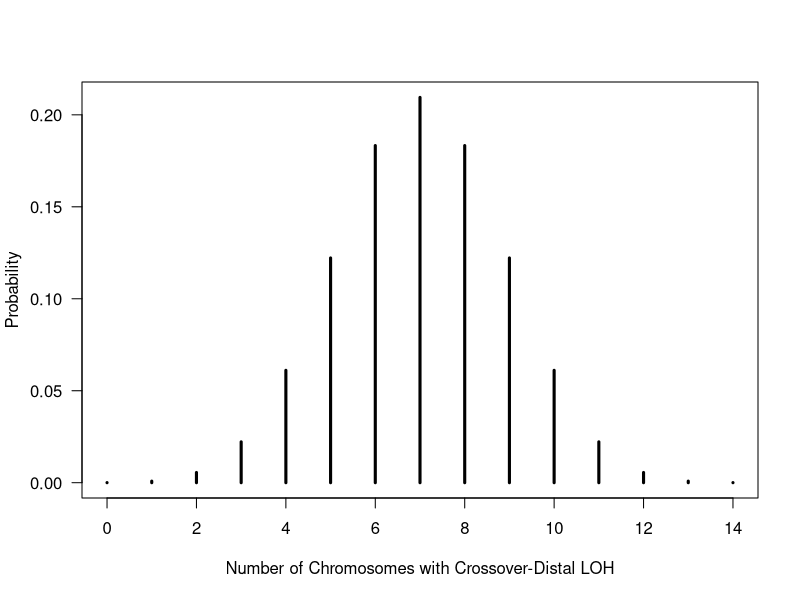
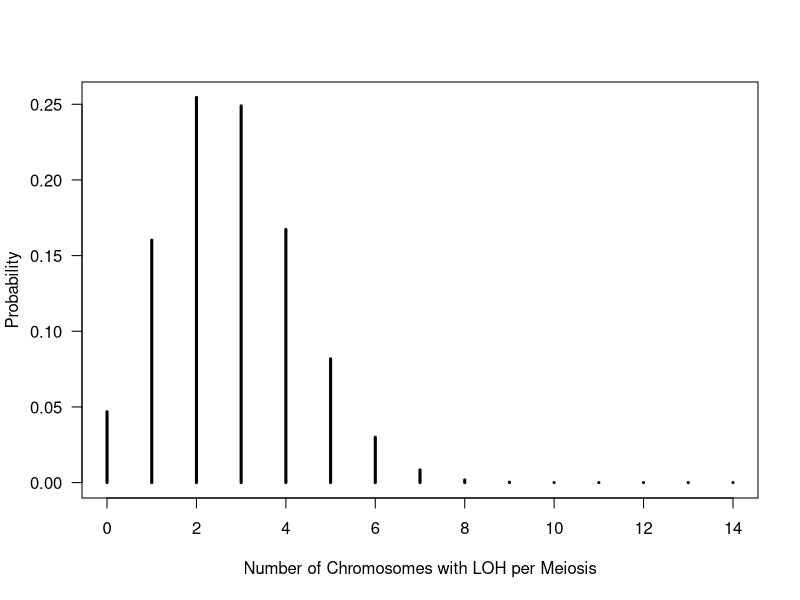
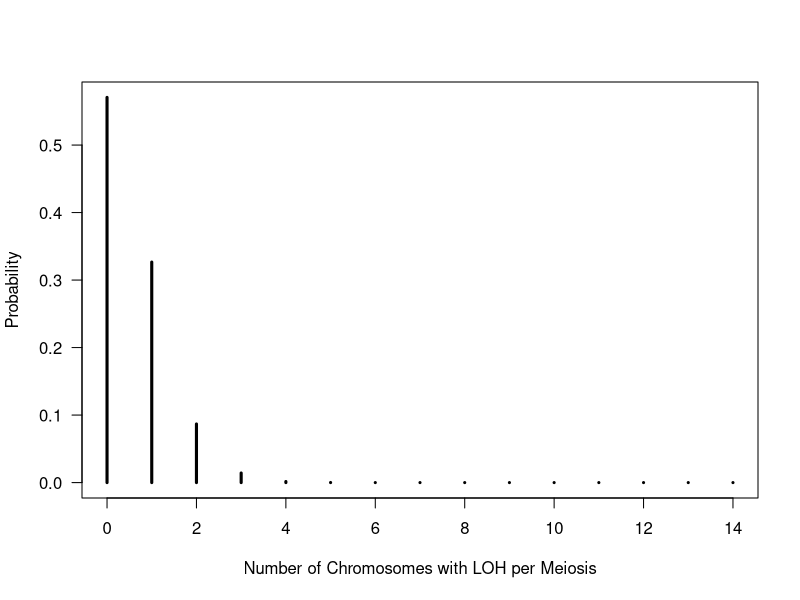
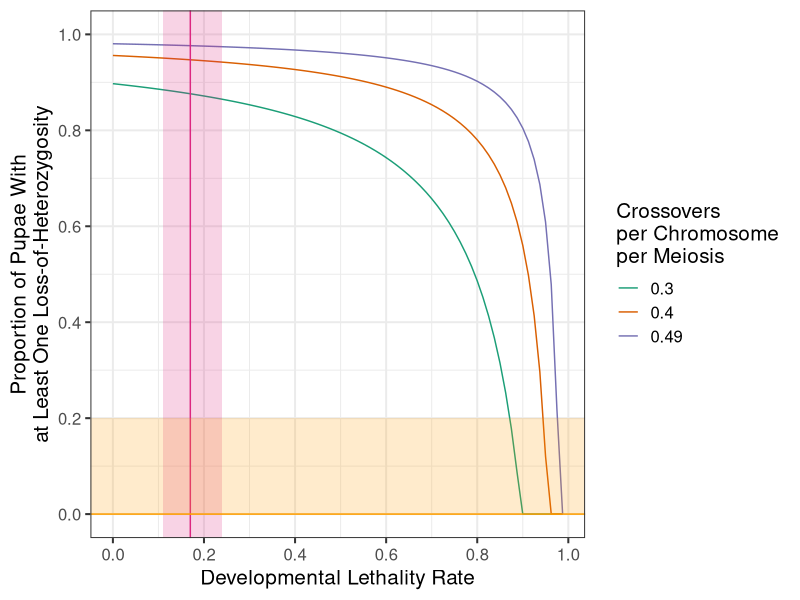

Generate these figures, in order, with R: (Note: this script raises an error after producing the figures.)
# This script uses binomial models to understand the number of chromosomes expected to incur segmental LOH
# and the proportion of offspring expected to bear segmental LOH not found in their mother

# In later sections we explore how developmental mortality of individuals bearing segmental LOH
# and co-segregation of recombined chromatids can influence rates of LOH.
# Based on these models, we identify the values of each of these parameters that would be required
# to explain the extent of heterozygosity maintenance observed in our study.

library(dplyr)
library(ggplot2)

########################################  
###                                  ###
##                                    ##
#       Simple Binomial PMF Plots      #
##                                    ##
###                                  ###  
########################################

# First, we plot Binomial Probability Mass Functions (PMFs) to illustrate the expected 
# number of chromosomes bearing CO-induced LOH assuming a single CO per chromosome, 
# independent assortment, and random segregation

# O. biroi has 14 chromosomes. Per generation, anywhere between zero and 14 chromosomes can
# incur segmental loss of heterozygosity
Chromosomes=0:14
# Set up the PDF file to hold the PMF plot
pdf("RplotBinomPMFnumchromsLOH.pdf",width = 5,height = 3)
# Plot the binomial PMF using "dbinom()", with 14 "trials", and Mendelian segregation (probability=0.5)
plot(Chromosomes,dbinom(Chromosomes, size=14, prob=.5),type='h',lwd=3,xlab = "Number of Chromosomes with Crossover-Distal LOH", ylab = "Probability", las=1)
# Close the pdf file
dev.off()
# Determine the probability that at least one segmental LOH occurs
sum(dbinom(1:14,size=14,prob=(.5*(5.5/14))))

# Later in the paper, we repeat these steps, assuming fewer crossovers per meiosis 
# (our empirically-observed number--5.5--which is likely to be an underestimate)

# Set up the PDF file to hold the PMF plot
pdf("RplotBinomPMFnumchromsLOH_5.5co_0.5LOH.pdf",width = 5,height = 3)
# Plot the binomial PMF using "dbinom()", with 14 "trials", and Mendelian segregation (probability=0.5)
plot(Chromosomes,dbinom(Chromosomes, size=14, prob=(.5*(5.5/14))),type='h',lwd=3,xlab = "Number of Chromosomes with LOH per Meiosis", ylab = "Probability", las=1)
# Close the pdf file
dev.off()
# Determine the probability that at least one segmental LOH occurs
sum(dbinom(1:14,size=14,prob=(.5*(5.5/14))))
sum(Chromosomes * dbinom(Chromosomes,size=14,prob=(.5*(5.5/14))))

# Then, using the same number of crossovers per meiosis (5.5), we substitute a 
# different rate at which segmental LOH occurs following a crossover. Under Mendelian segregation, this would be 0.5
# as used above. But under co-segregation of reciprocally recombined crossover products,
# this number could be lower. Here we use a 0.1 probability of segmental LOH following a crossover,
# which would be the case if the co-segregation probability was 0.9.

# Set up the PDF file to hold the PMF plot
pdf("RplotBinomPMFnumchromsLOH_5.5co_0.1LOH.pdf",width = 5,height = 3)
# Plot the binomial PMF using "dbinom()", with 14 "trials", and Mendelian segregation (probability=0.5)
plot(Chromosomes,dbinom(Chromosomes, size=14, prob=(.1*(5.5/14))),type='h',lwd=3,xlab = "Number of Chromosomes with LOH per Meiosis", ylab = "Probability", las=1)
# Close the pdf file
dev.off()
# Determine the probability that at least one segmental LOH occurs
sum(dbinom(1:14,size=14,prob=(.1*(5.5/14))))

#####################################################################################################  
###                                                                                               ###
##                                                                                                 ##
#       Exploring whether developmental mortality of homozygotes could maintain heterozygosity      #
##                                                                                                 ##
###                                                                                               ###  
#####################################################################################################

# Because we found that segmental LOH is incredibly rare, despite the fact that crossovers are common, 
# we wanted to determine the mechanism that maintains heterozygosity. 
# Thus, we extended the above binomial modelling logic to include additional aspects of the biological context.
# First, we consider the possibility that developmental mortality of individuals bearing segmental LOH maintains heterozygosity,
# We incorporated this into a model written as a function below ("CalculateLOHProportion".)
# For this analysis we are assuming Mendelian segregation.

# Define function to calculate proportion of offspring expected to bear segemental losses of heterozygosity (LOH)
CalculateLOHProportion <- function(CrossoversPerChromosome, MortalityRate) {
  # Number of chromosomes in the species' genome
  NumChromosomes <- 14
  # The probability of loss of heterozygosity per chromosome is one minus the co-segregation probability. 
  # For Mendelian segregation, the co-segregation probability is 0.5. 
  ProbabilityLOHPerChromosome <- CrossoversPerChromosome * 0.5
  # The probability that the egg bears a segmental loss of heterozygosity is taken from the binomial PMF, as used above
  # Here we determine the probability that at least one segmental LOH occurs in a meiosis
  ProbabilityEggBearsLOH <- sum(dbinom(1:NumChromosomes, NumChromosomes, ProbabilityLOHPerChromosome))
  # Adjusting mortality rate to not exceed the probability of LOH occurrence
  # This is because in our model, all mortality comes from segmental LOH.
  MortalityRate <- min(MortalityRate, ProbabilityEggBearsLOH)
  # Calculating the probability that pupae bear LOH, adjusting for mortality that may have occurred during development
  # from the egg stage through the larval stage until pupation
  ProbabilityPupaBearsLOH <- max(0, (ProbabilityEggBearsLOH - MortalityRate)) / ((1 - ProbabilityEggBearsLOH) + (ProbabilityEggBearsLOH - MortalityRate))
  return(ProbabilityPupaBearsLOH)
}

# Define the values for crossovers per chromosome and mortality rate, and Cosegregation probability
# 0.4 is our empirical value (5.5 per meiosis divided by 14 chromosomes)
# 0.3 and 0.49 are the lower and upper bounds of the 95% Confidence Interval
CrossoversPerChromosome_Values <- c(0.3, 0.4, 0.49)
# We will calculate the probability that a pupae bears segmental LOH across 
# essentially all possible values of the developmental lethality rate
DevelopmentalLethalityRate_Values <- seq(0, 0.99, by = 0.0125)

# Now we create a dataframe to calculate the probabilities across all of these values
df <- expand.grid(CrossoversPerChromosome_Values, DevelopmentalLethalityRate_Values)
# Setting the column names
colnames(df) <- c('Crossovers per Chromosome', 'Developmental Lethality Rate')
# Apply the CalculateLOHProportion function to each row in the data frame
df$`Probability Pupa Bears LOH` <- mapply(CalculateLOHProportion, df$`Crossovers per Chromosome`, df$`Developmental Lethality Rate`)
# Convert the 'Crossovers per Chromosome' column to a factor
df$`Crossovers per Chromosome` <- as.factor(df$`Crossovers per Chromosome`)
# Inspect the dataframe
head(df)

# Plot
# Setting up a pdf to save the plot
pdf("./results/CrossoversHomLethalProbNoLOHSamples_MortalityRates_0.4coPerChrom_Shorter.pdf", width = 6, height = 3)
# Plot the calculated values using geom_line() in ggplot2
ggplot(df, aes(x = `Developmental Lethality Rate`, y = `Probability Pupa Bears LOH`, color = `Crossovers per Chromosome`, shape = `Crossovers per Chromosome`)) +
  geom_line() +
  # Add the empirical mean and 95% confidence interval of the developmental mortality rate
  annotate(geom = "rect", xmin = 0.11, xmax = 0.24, ymin = -Inf, ymax = Inf, fill = "#DC2780", alpha = 0.2) +
  geom_vline(aes(xintercept = 0.17), color = "#DC2780") +  # Vertical line at x = 0.14
  # Add the empirical mean and 95% confidence interval of the proportion of pupae with at least one segmental LOH
  annotate(geom = "rect", xmin = -Inf, xmax = Inf, ymin = 0, ymax = 0.2, fill = "#FF9F00", alpha = 0.2) +
  geom_hline(aes(yintercept = 0), color = "#FF9F00") +  # Horizontal line at x = 0.0
  # Plotting aesthetics
  theme_bw(base_size = 15) +
  labs(y = "Proportion of Pupae With\nat Least One Loss-of-Heterozygosity", x = "Developmental Lethality Rate") +
  scale_color_brewer(name = "Crossovers \nper Chromosome\nper Meiosis", palette = "Dark2") +
  scale_x_continuous(breaks = seq(0, 1, by = 0.2), minor_breaks = seq(0, 1, by = 0.1)) +
  scale_y_continuous(breaks = seq(0, 1, by = 0.2), minor_breaks = seq(0, 1, by = 0.1), limits=c(0, 1))
dev.off()
# I shaded the area between the upper and lower bound of the 95% CI for proportion of pupae with at least one segmental LOH in adobe illustrator.

# Finding the minimal proportion of pupae bearing segmental LOH
# if the true developmental mortality rate fall withins the 95% confidence interval of our empirical estimate
CrossoversValue <- 0.3
MortalityValue <- 0.24
CalculateLOHProportion(CrossoversValue, MortalityValue)
# value is 0.864

# Finding the developmental mortality rate required to produce Proportions of pupae bearing segmental LOH
# that fall within the 95% confidence interval of our empirical estimate
CrossoversValue <- 0.3
ProbabilityPupaBearsLOHValue <- 0.2
# Defining a function (RootFunction) to find the developmental mortality rate given these conditions
# This function will be used in the root-finding method.
# The function returns the difference between the calculated LOH proportion (Output) and the target empirical estimate.
RootFunction <- function(MortalityValue) {
  Output <- CalculateLOHProportion(CrossoversValue, MortalityValue)
  return(Output - ProbabilityPupaBearsLOHValue)
}
# Using uniroot() to find the root of RootFunction.This method finds the value of MortalityValue for which RootFunction returns zero.
# We search only between 0 and 1, which are the possible values for the developmental mortality rate.
# The returned value will be the mortality rate that aligns the model's LOH proportion with the empirical estimate.
Solution <- uniroot(RootFunction, interval = c(0, 1))
# Display the result
print(Solution$root)
# result is 0.871


######################################################################################################  
###                                                                                                ###
##                                                                                                  ##
#       Exploring whether co-segregation of recombined chromatids could maintain heterozygosity      #
##                                                                                                  ##
###                                                                                                ###  
######################################################################################################


# Now, we will modify the function from above to include Cosegregation probability as a factor. 
# For Mendelian segregation, the co-segregation probability is 0.5. 
# Here we explore what happens if chromosomal segregation is non-Mendelian, and
# co-segregation probability is increased

# Define function to calculate proportion of offspring expected to bear segemental losses of heterozygosity (LOH)
CalculateLOHProportion <- function(CrossoversPerChromosome, MortalityRate, CosegregationProb) {
  # Number of chromosomes in the species' genome
  NumChromosomes <- 14
  # The probability of loss of heterozygosity per chromosome is one minus the co-segregation probability. 
  # For Mendelian segregation, the co-segregation probability is 0.5. 
  # With higher cosegregation probabilities, the probability of segmental LOH per crossover decreases
  ProbabilityLOHPerChromosome <- CrossoversPerChromosome * (1 - CosegregationProb)
  # The probability that the egg bears a segmental loss of heterozygosity is taken from the binomial PMF, as used above
  # Here we determine the probability that at least one segmental LOH occurs in a meiosis
  ProbabilityEggBearsLOH <- sum(dbinom(1:NumChromosomes, NumChromosomes, ProbabilityLOHPerChromosome))
  # Adjusting mortality rate to not exceed the probability of LOH occurrence
  # This is because in our model, all mortality comes from segmental LOH.
  MortalityRate <- min(MortalityRate, ProbabilityEggBearsLOH)
  # Calculating the probability that pupae bear LOH, adjusting for mortality that may have occurred during development
  # from the egg stage through the larval stage until pupation
  ProbabilityPupaBearsLOH <- max(0, (ProbabilityEggBearsLOH - MortalityRate)) / ((1 - ProbabilityEggBearsLOH) + (ProbabilityEggBearsLOH - MortalityRate))
  return(ProbabilityPupaBearsLOH)
}


# Create a large grid of values for a fine heatmap of "ProbabilityPupaBearsLOH" values
# across a range of values of "CosegregationProb" and "MortalityRate"
CosegregationVals <- seq(0.5, 1, length.out = 1000)
MortalityVals <- seq(0, 0.999, length.out = 1000)
# Set as a constant the empirical estimate of crossovers per chromosome per meiosis
CrossoversPerChromosomeEmpirical=5.5/14
df <- expand.grid(CosegregationProb = CosegregationVals, MortalityRate = MortalityVals)

# Apply the function across this grid of values to calculate "ProbabilityPupaBearsLOH"
df$`Probability Pupa Bears LOH` <- mapply(CalculateLOHProportion, CrossoversPerChromosomeEmpirical, results$MortalityRate, results$CosegregationProb)
head(df)

# NEXT WE WANT TO OBTAIN A CURVE THAT DEPICTS THE LOWEST VALUE OF CO-SEGREGATION PROBABILITY
# FOR WHICH THE PROBABILITY THAT A PUPA BEARS LOH FALLS WITHIN THE 95% CI OF THE EMPIRICAL ESTIMATE

# Filtering to include only rows where 'Probability Pupa Bears LOH' is <= 0.2
# Thus we are only including rows of the data frame for which that probability falls within the 
# 95% confidence interval of our empirical estimate.
dfProbLOHBelowThreshold <- df %>% 
  filter(`Probability Pupa Bears LOH` <= 0.2)
# For each MortalityRate value, find the value of CosegregationProb 
# corresponding to the highest 'Probability Pupa Bears LOH'
# Since we are working within the thresholded dataframe, this will finde the Cosegregation probability
# Value that produces the highest "Proportion" that is still within the 95% CI of our empirical estimate.
# This can be thought of as the minimal Cosegregation probability required to maintain heterozygosity
# to the degree observed in the study for each value of the homozygous lethality rate.
CosegregationValHighestProbLOH <- dfProbLOHBelowThreshold %>%
  group_by(MortalityRate) %>%
  filter(rank(-`Probability Pupa Bears LOH`, ties.method = "first") == 1) %>% # this ensures we select the highest 'value'
  select(MortalityRate, CosegregationProb, `Probability Pupa Bears LOH`) %>%
  arrange(MortalityRate)

# Cutting the "CosegregationValHighestProbLOH" curve once it reaches 0.5. 
# This ensures accurate plotting.
# We accomplish this by first re-arranging the HighestCosegregation data frame 
# to sort it by the CosegregationProb in descending order.
CosegregationValHighestProbLOH <- CosegregationValHighestProbLOH %>%
  arrange(desc(CosegregationProb))
# Then we find the first occurrence in the data where the CosegregationProb is exactly 0.5.
FirstOccurrence <- which(CosegregationValHighestProbLOH$CosegregationProb == 0.5)[1]
# Then we check if such an occurrence (CosegregationProb = 0.5) exists, and if it does, 
# we truncate the HighestCosegregation data frame to include only the data up to that first occurrence.
if (!is.na(FirstOccurrence)) {
  CosegregationValHighestProbLOH <- CosegregationValHighestProbLOH[1:FirstOccurrence, ]
}

# Plot the relationship
pdf("./HeatMapAndMinimalCosegregationProb_0.4COsPerChrom_PropPupLOH.pdf", width = 6, height = 4)
ggplot() +
  # First plot a heat map to show how "ProbabilityPupaBearsLOH" varies across Co-segregation Prob and Developmental Mortality Rate
  geom_tile(data = df, aes(x = MortalityRate, y = CosegregationProb, fill = `Probability Pupa Bears LOH`)) +
  scale_fill_distiller(palette = 'YlGn', direction = 1) +
  labs(fill = 'Prob.', y = "Co-Segregation Probability", x = "Homozygous Lethality Rate") +
  # Add the empirical estimate and 95% confidence interval of the developmental mortality rate
  annotate(geom = "rect", xmin = 0.11, xmax = 0.24, ymin = -Inf, ymax = Inf, fill = "#DC267F", alpha = 0.3) +
  geom_vline(aes(xintercept = 0.17), color = "#DC267F") +  # Vertical line at x = 0.14 
  # Add the line showing, for each value of the developmental mortality rate,
  # the lowest value of co-segregation prob. for which the "ProbabilityPupaBearsLOH" is 0.2 or less,
  # that is, it falls within the 95% confidence interval of the empirical estimate.
  geom_line(data = CosegregationValHighestProbLOH, aes(x = MortalityRate, y = CosegregationProb)) +
  # Adjust plotting aesthetics
  scale_x_continuous(breaks = seq(0, 1, by = 0.2), minor_breaks = seq(0, 1, by = 0.1)) +
  scale_y_continuous(breaks = seq(0.5, 1, by = 0.1), minor_breaks = seq(0.5, 1, by = 0.05), limits=c(0.5, 1)) +
  theme_bw(base_size = 15)
dev.off()

# Defining a function ('root_function') to find the cosegregation probability where 
# the calculated proportion of "Probability Pupa Bears LOH" equals 0.2 (the upper bound of the
# 95% confidence interval of our empirical estimate) for a mortality rate of 0.24 (the upper 
# bound of the 95% confidence interval of our empirical mortality rate estimate)
# This allows us to identify the lowest co-segregation probability required to explain our data.
# This function calculates the difference between the calculated proportion and the target proportion (0.2).
RootFunction <- function(CosegregationProb) {
  CalculateLOHProportion(CrossoversPerChromosomeEmpirical, 0.24, CosegregationProb) - 0.2
}
# Using uniroot() to find the root of RootFunction.This method finds the value of CosegregationProb for which RootFunction returns zero.
# The search is conducted within the range from 0.5 to 1, the relevant values of co-segregation probability
# The returned value will be the Cosegregation Probability that aligns the model's LOH proportion with the empirical estimate.
Solution <- uniroot(RootFunction, c(0.5, 1))
# Extracting the root (cosegregation probability) from the result.
CosegregationProbThatYields0_2ProbPupaLOHatMortality_0_24 <- Solution$root
print(CosegregationProbThatYields0_2ProbPupaLOHatMortality_0_24)
# the result is 0.911

# Repeating the process with a mortality rate of 0 to see what level of
# cosegregation probability would be required to explain heterozygosity maintenance if 
# homozygous lethality played no role
RootFunction <- function(CosegregationProb) {
  CalculateLOHProportion(CrossoversPerChromosomeEmpirical, 0.0, CosegregationProb) - 0.2
}
Solution <- uniroot(RootFunction, c(0.5, 1))
CosegregationProbThatYields0_2ProbPupaLOHatMortality_0_0 <- Solution$root
print(CosegregationProbThatYields0_2ProbPupaLOHatMortality_0_0)
# the result is 0.9597
